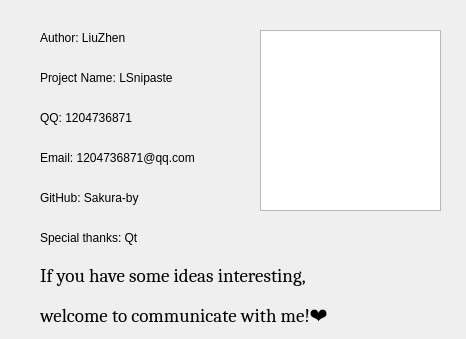
<?xml version="1.0" encoding="UTF-8"?>
<ui version="4.0">
 <class>AboutMeWin</class>
 <widget class="QDialog" name="AboutMeWin">
  <property name="geometry">
   <rect>
    <x>0</x>
    <y>0</y>
    <width>466</width>
    <height>339</height>
   </rect>
  </property>
  <property name="windowTitle">
   <string>Dialog</string>
  </property>
  <widget class="QLabel" name="label">
   <property name="geometry">
    <rect>
     <x>40</x>
     <y>30</y>
     <width>211</width>
     <height>16</height>
    </rect>
   </property>
   <property name="text">
    <string>Author: LiuZhen</string>
   </property>
  </widget>
  <widget class="QLabel" name="label_2">
   <property name="geometry">
    <rect>
     <x>40</x>
     <y>70</y>
     <width>191</width>
     <height>16</height>
    </rect>
   </property>
   <property name="text">
    <string>Project Name: LSnipaste</string>
   </property>
  </widget>
  <widget class="QLabel" name="label_3">
   <property name="geometry">
    <rect>
     <x>40</x>
     <y>110</y>
     <width>141</width>
     <height>16</height>
    </rect>
   </property>
   <property name="text">
    <string>QQ: 1204736871</string>
   </property>
  </widget>
  <widget class="QLabel" name="label_4">
   <property name="geometry">
    <rect>
     <x>40</x>
     <y>150</y>
     <width>201</width>
     <height>16</height>
    </rect>
   </property>
   <property name="text">
    <string>Email: 1204736871@qq.com</string>
   </property>
  </widget>
  <widget class="QLabel" name="label_5">
   <property name="geometry">
    <rect>
     <x>40</x>
     <y>190</y>
     <width>141</width>
     <height>16</height>
    </rect>
   </property>
   <property name="text">
    <string>GitHub: Sakura-by</string>
   </property>
  </widget>
  <widget class="QGraphicsView" name="graphicsView">
   <property name="geometry">
    <rect>
     <x>260</x>
     <y>30</y>
     <width>181</width>
     <height>181</height>
    </rect>
   </property>
   <property name="styleSheet">
    <string notr="true">image:url(:/static/Avatar.jpg)</string>
   </property>
  </widget>
  <widget class="QLabel" name="label_6">
   <property name="geometry">
    <rect>
     <x>40</x>
     <y>300</y>
     <width>371</width>
     <height>31</height>
    </rect>
   </property>
   <property name="font">
    <font>
     <family>Cambria</family>
     <pointsize>14</pointsize>
    </font>
   </property>
   <property name="text">
    <string>welcome to communicate with me!❤</string>
   </property>
  </widget>
  <widget class="QLabel" name="label_7">
   <property name="geometry">
    <rect>
     <x>40</x>
     <y>260</y>
     <width>371</width>
     <height>31</height>
    </rect>
   </property>
   <property name="font">
    <font>
     <family>Cambria</family>
     <pointsize>14</pointsize>
    </font>
   </property>
   <property name="text">
    <string>If you have some ideas interesting,</string>
   </property>
  </widget>
  <widget class="QLabel" name="label_8">
   <property name="geometry">
    <rect>
     <x>40</x>
     <y>230</y>
     <width>211</width>
     <height>16</height>
    </rect>
   </property>
   <property name="text">
    <string>Special thanks: Qt</string>
   </property>
  </widget>
 </widget>
 <resources/>
 <connections/>
</ui>
